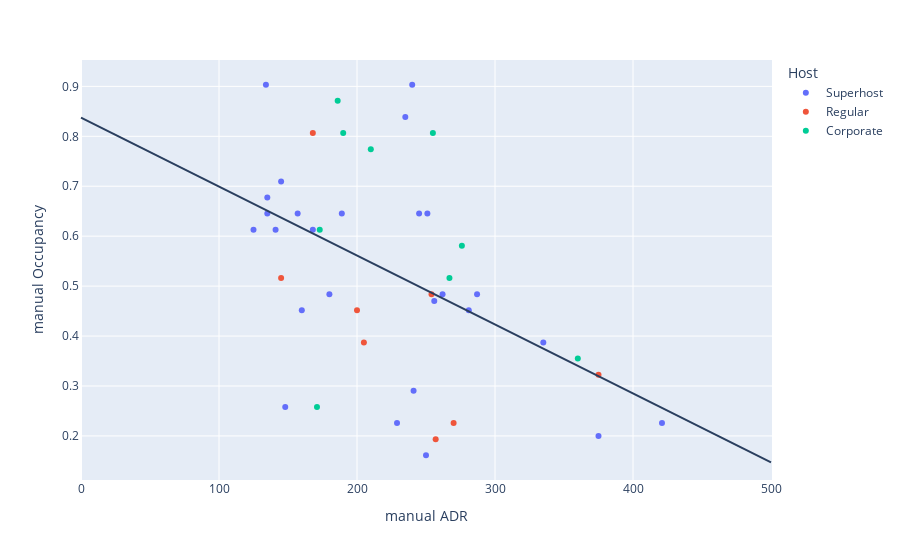

This figure's notebook cell:
### Code cell
fig = px.scatter(
    comps,
    y="manual Occupancy",
    x="manual ADR",
    color="Host",
    hover_data=["Notes", "url"],
)
fig.add_shape(
    type="line",
    x0=0,
    y0=0.837607,
    x1=500,
    y1=0.837607 + 500 * -0.001381,
)
fig.show()

### Figure 1 — Plotly figure (JSON) as saved in the notebook; plotly's stock layout.template omitted (floating-point values rounded to 4 significant figures)
{"data": [{"customdata": [[null, "https://www.airbnb.com/rooms/46038476"], ["Too fancy, comp won’t compare", "https://www.airbnb.com/rooms/54064539"], ["No Dynamic Pricing, looks like a house, not a cabin", "https://www.airbnb.com/rooms/52210633"], ["Bad Photos, On River", "https://www.airbnb.com/rooms/566008910384238034"], ["Owner Occupied, Poor Photos, Basement Apartment, Language Barrier", "https://www.airbnb.com/rooms/23960139"], ["New Listing, Underpriced, Bad Photos", "https://www.airbnb.com/rooms/732625739862507774"], ["Newer Listing", "https://www.airbnb.com/rooms/48258178"], ["In Town, updated", "https://www.airbnb.com/rooms/719625260995322512"], ["Superhost not vacasa or corporate", "https://www.airbnb.com/rooms/51149790"], ["Superhost not vacasa or corporate", "https://www.airbnb.com/rooms/26032476"], ["Superhost not vacasa or corporate", "https://www.airbnb.com/rooms/630394210952855297"], ["Superhost", "https://www.airbnb.com/rooms/36699088"], ["Superhost", "https://www.airbnb.com/rooms/48943693"], ["Ugly Old", "https://www.airbnb.com/rooms/53811926"], ["Looks Nice", "https://www.airbnb.com/rooms/49487409"], ["Nice, Superhost", "https://www.airbnb.com/rooms/36114880"], ["Superhost", "https://www.airbnb.com/rooms/23021070"], ["Superhost, good photos", "https://www.airbnb.com/rooms/46619467"], ["Expensive Furniture", "https://www.airbnb.com/rooms/557125827091662488"], ["Superhost, good furniture", "https://www.airbnb.com/rooms/49016675"], ["Superhost, condo community", "https://www.airbnb.com/rooms/23021100"], ["Superhost, by the beach", "https://www.airbnb.com/rooms/23352493"], ["Superhost", "https://www.airbnb.com/rooms/52735414"], ["Superhost, Nice Photos", "https://www.airbnb.com/rooms/666970338596390385"], ["On Stilts, Experience", "https://www.airbnb.com/rooms/50858816"], ["Fancy, Pro Photos", "https://www.airbnb.com/rooms/689441742434586212"]], "hovertemplate": "Host=Superhost<br>manual ADR=%{x}<br>manual Occupancy=%{y}<br>Notes=%{customdata[0]}<br>url=%{customdata[1]}<extra></extra>", "legendgroup": "Superhost", "marker": {"color": "#636efa", "symbol": "circle"}, "mode": "markers", "name": "Superhost", "orientation": "v", "showlegend": true, "type": "scatter", "x": [134, 245, 189, 281, 180, 145, 125, 160, 235, 421, 335, 250, 262, 148, 135, 135, 287, 229, 168, 157, 251, 240, 141, 256, 375, 241], "xaxis": "x", "y": [0.9032, 0.6452, 0.6452, 0.4516, 0.4839, 0.7097, 0.6129, 0.4516, 0.8387, 0.2258, 0.3871, 0.1613, 0.4839, 0.2581, 0.6774, 0.6452, 0.4839, 0.2258, 0.6129, 0.6452, 0.6452, 0.9032, 0.6129, 0.47, 0.2, 0.2903], "yaxis": "y"}, {"customdata": [["Overpriced", "https://www.airbnb.com/rooms/45926314"], ["Ugly, No Dynamic Pricing", "https://www.airbnb.com/rooms/19908956"], ["Owner Occupied", "https://www.airbnb.com/rooms/768978483572927801"], ["On River", "https://www.airbnb.com/rooms/47389228"], ["Overpriced", "https://www.airbnb.com/rooms/27342797"], ["new listing", "https://www.airbnb.com/rooms/698544908100904679"], ["New Listing", "https://www.airbnb.com/rooms/878864519405589544"], ["Nonsuperhost", "https://www.airbnb.com/rooms/29740451"]], "hovertemplate": "Host=Regular<br>manual ADR=%{x}<br>manual Occupancy=%{y}<br>Notes=%{customdata[0]}<br>url=%{customdata[1]}<extra></extra>", "legendgroup": "Regular", "marker": {"color": "#EF553B", "symbol": "circle"}, "mode": "markers", "name": "Regular", "orientation": "v", "showlegend": true, "type": "scatter", "x": [375, 145, 270, 200, 257, 205, 168, 254], "xaxis": "x", "y": [0.3226, 0.5161, 0.2258, 0.4516, 0.1935, 0.3871, 0.8065, 0.4839], "yaxis": "y"}, {"customdata": [["Evolve Management yields bad reviews", "https://www.airbnb.com/rooms/20889506"], ["Vacasa, bad reviews and cleaning", "https://www.airbnb.com/rooms/30071398"], ["Vacasa, bad reviews and cleaning", "https://www.airbnb.com/rooms/26051988"], ["Vacasa, very nice looking", "https://www.airbnb.com/rooms/847850412831339117"], ["Vacasa", "https://www.airbnb.com/rooms/572969241718961944"], ["Off Calendar", "https://www.airbnb.com/rooms/812259821220935977"], ["Corporation", "https://www.airbnb.com/rooms/46358968"], ["Corporation", "https://www.airbnb.com/rooms/46358968"], ["Too nice to comp", "https://www.airbnb.com/rooms/46466747"], ["Evolve Management yields bad reviews", "https://www.airbnb.com/rooms/47329399"]], "hovertemplate": "Host=Corporate<br>manual ADR=%{x}<br>manual Occupancy=%{y}<br>Notes=%{customdata[0]}<br>url=%{customdata[1]}<extra></extra>", "legendgroup": "Corporate", "marker": {"color": "#00cc96", "symbol": "circle"}, "mode": "markers", "name": "Corporate", "orientation": "v", "showlegend": true, "type": "scatter", "x": [255, 171, 186, 210, 190, null, 276, 267, 360, 173], "xaxis": "x", "y": [0.8065, 0.2581, 0.871, 0.7742, 0.8065, null, 0.5806, 0.5161, 0.3548, 0.6129], "yaxis": "y"}], "layout": {"legend": {"title": {"text": "Host"}, "tracegroupgap": 0}, "margin": {"t": 60}, "shapes": [{"type": "line", "x0": 0, "x1": 500, "y0": 0.8376, "y1": 0.1471}], "xaxis": {"anchor": "y", "domain": [0, 1], "title": {"text": "manual ADR"}}, "yaxis": {"anchor": "x", "domain": [0, 1], "title": {"text": "manual Occupancy"}}}}
